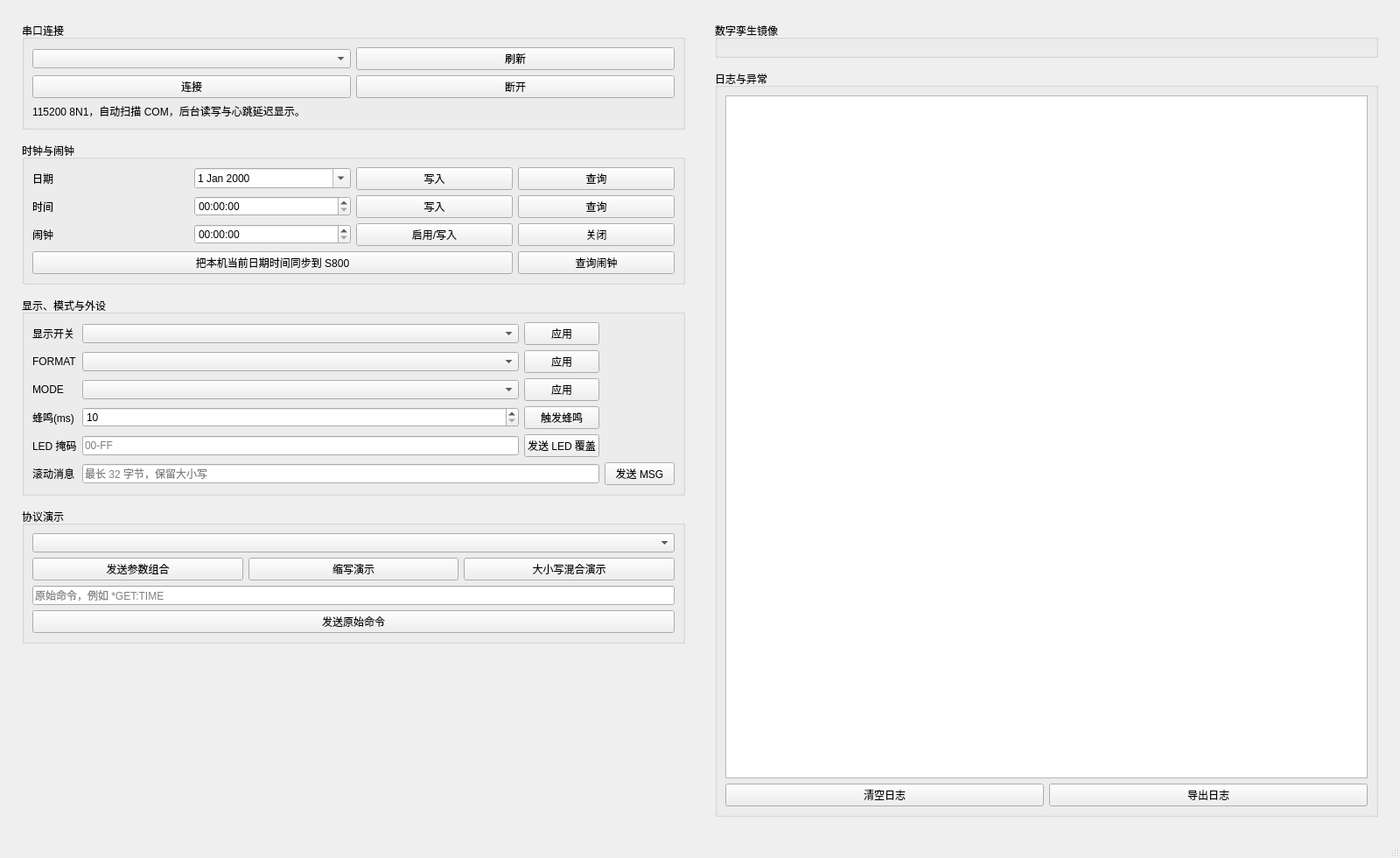
<?xml version="1.0" encoding="UTF-8"?>
<ui version="4.0">
 <class>MainWindow</class>
 <widget class="QMainWindow" name="MainWindow">
  <property name="geometry">
   <rect>
    <x>0</x>
    <y>0</y>
    <width>1600</width>
    <height>980</height>
   </rect>
  </property>
  <property name="windowTitle">
   <string>智能联网时钟系统 - PC 上位机</string>
  </property>
  <widget class="QWidget" name="centralwidget">
   <layout class="QHBoxLayout" name="horizontalLayout">
    <property name="spacing">
     <number>16</number>
    </property>
    <property name="leftMargin">
     <number>16</number>
    </property>
    <property name="topMargin">
     <number>16</number>
    </property>
    <property name="rightMargin">
     <number>16</number>
    </property>
    <property name="bottomMargin">
     <number>16</number>
    </property>
    <item>
     <widget class="QWidget" name="controlColumn">
      <layout class="QVBoxLayout" name="controlColumnLayout">
       <property name="spacing">
        <number>14</number>
       </property>
       <item>
        <widget class="QGroupBox" name="connectionGroup">
         <property name="title">
          <string>串口连接</string>
         </property>
         <layout class="QVBoxLayout" name="verticalLayout_2">
          <item>
           <layout class="QHBoxLayout" name="horizontalLayout_2">
            <item>
             <widget class="QComboBox" name="portCombo"/>
            </item>
            <item>
             <widget class="QPushButton" name="refreshPortsButton">
              <property name="text">
               <string>刷新</string>
              </property>
             </widget>
            </item>
           </layout>
          </item>
          <item>
           <layout class="QHBoxLayout" name="horizontalLayout_3">
            <item>
             <widget class="QPushButton" name="connectButton">
              <property name="text">
               <string>连接</string>
              </property>
             </widget>
            </item>
            <item>
             <widget class="QPushButton" name="disconnectButton">
              <property name="text">
               <string>断开</string>
              </property>
             </widget>
            </item>
           </layout>
          </item>
          <item>
           <widget class="QLabel" name="portHintLabel">
            <property name="text">
             <string>115200 8N1，自动扫描 COM，后台读写与心跳延迟显示。</string>
            </property>
            <property name="wordWrap">
             <bool>true</bool>
            </property>
           </widget>
          </item>
         </layout>
        </widget>
       </item>
       <item>
        <widget class="QGroupBox" name="clockGroup">
         <property name="title">
          <string>时钟与闹钟</string>
         </property>
         <layout class="QGridLayout" name="gridLayout">
          <item row="0" column="0">
           <widget class="QLabel" name="dateLabel">
            <property name="text">
             <string>日期</string>
            </property>
           </widget>
          </item>
          <item row="0" column="1">
           <widget class="QDateEdit" name="dateEdit">
            <property name="calendarPopup">
             <bool>true</bool>
            </property>
           </widget>
          </item>
          <item row="0" column="2">
           <widget class="QPushButton" name="applyDateButton">
            <property name="text">
             <string>写入</string>
            </property>
           </widget>
          </item>
          <item row="0" column="3">
           <widget class="QPushButton" name="queryDateButton">
            <property name="text">
             <string>查询</string>
            </property>
           </widget>
          </item>
          <item row="1" column="0">
           <widget class="QLabel" name="timeLabel">
            <property name="text">
             <string>时间</string>
            </property>
           </widget>
          </item>
          <item row="1" column="1">
           <widget class="QTimeEdit" name="timeEdit"/>
          </item>
          <item row="1" column="2">
           <widget class="QPushButton" name="applyTimeButton">
            <property name="text">
             <string>写入</string>
            </property>
           </widget>
          </item>
          <item row="1" column="3">
           <widget class="QPushButton" name="queryTimeButton">
            <property name="text">
             <string>查询</string>
            </property>
           </widget>
          </item>
          <item row="2" column="0">
           <widget class="QLabel" name="alarmLabel">
            <property name="text">
             <string>闹钟</string>
            </property>
           </widget>
          </item>
          <item row="2" column="1">
           <widget class="QTimeEdit" name="alarmTimeEdit"/>
          </item>
          <item row="2" column="2">
           <widget class="QPushButton" name="applyAlarmButton">
            <property name="text">
             <string>启用/写入</string>
            </property>
           </widget>
          </item>
          <item row="2" column="3">
           <widget class="QPushButton" name="disableAlarmButton">
            <property name="text">
             <string>关闭</string>
            </property>
           </widget>
          </item>
          <item row="3" column="3">
           <widget class="QPushButton" name="queryAlarmButton">
            <property name="text">
             <string>查询闹钟</string>
            </property>
           </widget>
          </item>
          <item row="3" column="0" colspan="3">
           <widget class="QPushButton" name="syncNowButton">
            <property name="text">
             <string>把本机当前日期时间同步到 S800</string>
            </property>
           </widget>
          </item>
         </layout>
        </widget>
       </item>
       <item>
        <widget class="QGroupBox" name="displayGroup">
         <property name="title">
          <string>显示、模式与外设</string>
         </property>
         <layout class="QGridLayout" name="gridLayout_2">
          <item row="0" column="0">
           <widget class="QLabel" name="displaySwitchLabel">
            <property name="text">
             <string>显示开关</string>
            </property>
           </widget>
          </item>
          <item row="0" column="1">
           <widget class="QComboBox" name="displayToggleCombo"/>
          </item>
          <item row="0" column="2">
           <widget class="QPushButton" name="applyDisplayButton">
            <property name="text">
             <string>应用</string>
            </property>
           </widget>
          </item>
          <item row="1" column="0">
           <widget class="QLabel" name="formatLabel">
            <property name="text">
             <string>FORMAT</string>
            </property>
           </widget>
          </item>
          <item row="1" column="1">
           <widget class="QComboBox" name="formatCombo"/>
          </item>
          <item row="1" column="2">
           <widget class="QPushButton" name="applyFormatButton">
            <property name="text">
             <string>应用</string>
            </property>
           </widget>
          </item>
          <item row="2" column="0">
           <widget class="QLabel" name="modeLabel">
            <property name="text">
             <string>MODE</string>
            </property>
           </widget>
          </item>
          <item row="2" column="1">
           <widget class="QComboBox" name="modeCombo"/>
          </item>
          <item row="2" column="2">
           <widget class="QPushButton" name="applyModeButton">
            <property name="text">
             <string>应用</string>
            </property>
           </widget>
          </item>
          <item row="3" column="0">
           <widget class="QLabel" name="beepLabel">
            <property name="text">
             <string>蜂鸣(ms)</string>
            </property>
           </widget>
          </item>
          <item row="3" column="1">
           <widget class="QSpinBox" name="beepSpinBox">
            <property name="minimum">
             <number>10</number>
            </property>
            <property name="maximum">
             <number>5000</number>
            </property>
            <property name="singleStep">
             <number>100</number>
            </property>
           </widget>
          </item>
          <item row="3" column="2">
           <widget class="QPushButton" name="sendBeepButton">
            <property name="text">
             <string>触发蜂鸣</string>
            </property>
           </widget>
          </item>
          <item row="4" column="0">
           <widget class="QLabel" name="ledLabel">
            <property name="text">
             <string>LED 掩码</string>
            </property>
           </widget>
          </item>
          <item row="4" column="1">
           <widget class="QLineEdit" name="ledHexEdit">
            <property name="placeholderText">
             <string>00-FF</string>
            </property>
           </widget>
          </item>
          <item row="4" column="2">
           <widget class="QPushButton" name="sendLedButton">
            <property name="text">
             <string>发送 LED 覆盖</string>
            </property>
           </widget>
          </item>
          <item row="5" column="0">
           <widget class="QLabel" name="msgLabel">
            <property name="text">
             <string>滚动消息</string>
            </property>
           </widget>
          </item>
          <item row="5" column="1" colspan="2">
           <widget class="QLineEdit" name="messageEdit">
            <property name="placeholderText">
             <string>最长 32 字节，保留大小写</string>
            </property>
           </widget>
          </item>
          <item row="5" column="3">
           <widget class="QPushButton" name="sendMessageButton">
            <property name="text">
             <string>发送 MSG</string>
            </property>
           </widget>
          </item>
         </layout>
        </widget>
       </item>
       <item>
        <widget class="QGroupBox" name="demoGroup">
         <property name="title">
          <string>协议演示</string>
         </property>
         <layout class="QVBoxLayout" name="verticalLayout_3">
          <item>
           <widget class="QComboBox" name="presetCombo"/>
          </item>
          <item>
           <layout class="QHBoxLayout" name="horizontalLayout_5">
            <item>
             <widget class="QPushButton" name="sendPresetButton">
              <property name="text">
               <string>发送参数组合</string>
              </property>
             </widget>
            </item>
            <item>
             <widget class="QPushButton" name="abbrevDemoButton">
              <property name="text">
               <string>缩写演示</string>
              </property>
             </widget>
            </item>
            <item>
             <widget class="QPushButton" name="mixedCaseDemoButton">
              <property name="text">
               <string>大小写混合演示</string>
              </property>
             </widget>
            </item>
           </layout>
          </item>
          <item>
           <widget class="QLineEdit" name="rawCommandEdit">
            <property name="placeholderText">
             <string>原始命令，例如 *GET:TIME</string>
            </property>
           </widget>
          </item>
          <item>
           <widget class="QPushButton" name="sendRawCommandButton">
            <property name="text">
             <string>发送原始命令</string>
            </property>
           </widget>
          </item>
         </layout>
        </widget>
       </item>
       <item>
        <spacer name="verticalSpacer">
         <property name="orientation">
          <enum>Qt::Vertical</enum>
         </property>
         <property name="sizeHint" stdset="0">
          <size>
           <width>20</width>
           <height>40</height>
          </size>
         </property>
        </spacer>
       </item>
      </layout>
     </widget>
    </item>
    <item>
     <widget class="QWidget" name="displayColumn">
      <layout class="QVBoxLayout" name="displayColumnLayout">
       <property name="spacing">
        <number>14</number>
       </property>
       <item>
        <widget class="QGroupBox" name="twinGroup">
         <property name="title">
          <string>数字孪生镜像</string>
         </property>
         <layout class="QVBoxLayout" name="verticalLayout_4">
          <item>
           <widget class="QWidget" name="twinContainer" native="true"/>
          </item>
         </layout>
        </widget>
       </item>
       <item>
        <widget class="QGroupBox" name="logGroup">
         <property name="title">
          <string>日志与异常</string>
         </property>
         <layout class="QVBoxLayout" name="verticalLayout_5">
          <item>
           <widget class="QTextEdit" name="logTextEdit">
            <property name="readOnly">
             <bool>true</bool>
            </property>
           </widget>
          </item>
          <item>
           <layout class="QHBoxLayout" name="horizontalLayout_6">
            <item>
             <widget class="QPushButton" name="clearLogButton">
              <property name="text">
               <string>清空日志</string>
              </property>
             </widget>
            </item>
            <item>
             <widget class="QPushButton" name="exportLogButton">
              <property name="text">
               <string>导出日志</string>
              </property>
             </widget>
            </item>
           </layout>
          </item>
         </layout>
        </widget>
       </item>
      </layout>
     </widget>
    </item>
   </layout>
  </widget>
  <widget class="QStatusBar" name="statusbar"/>
 </widget>
 <resources/>
 <connections/>
</ui>
